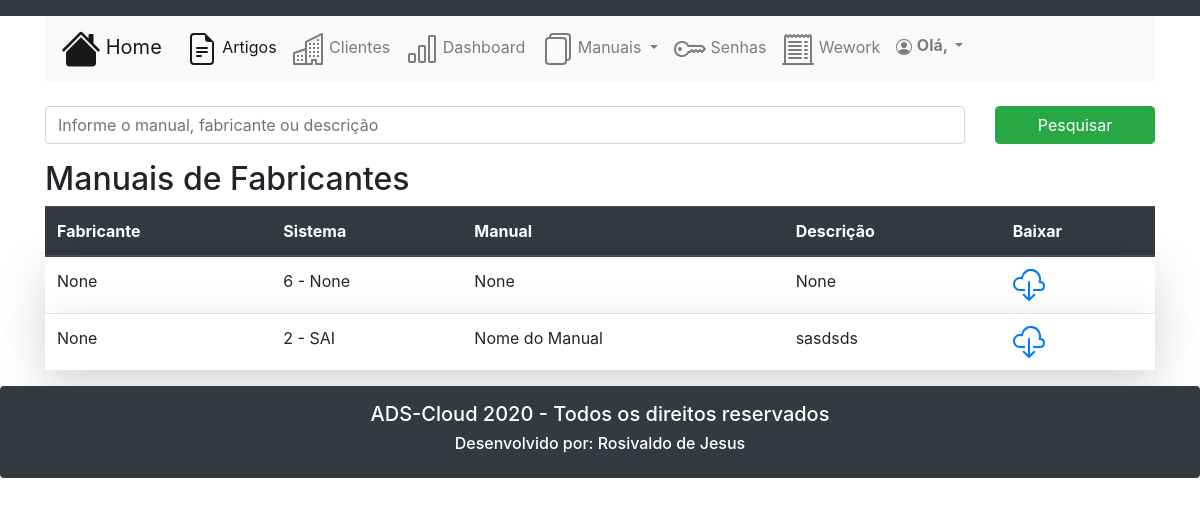
The app's page /manuaisFabricantes/ (signed in), older data.
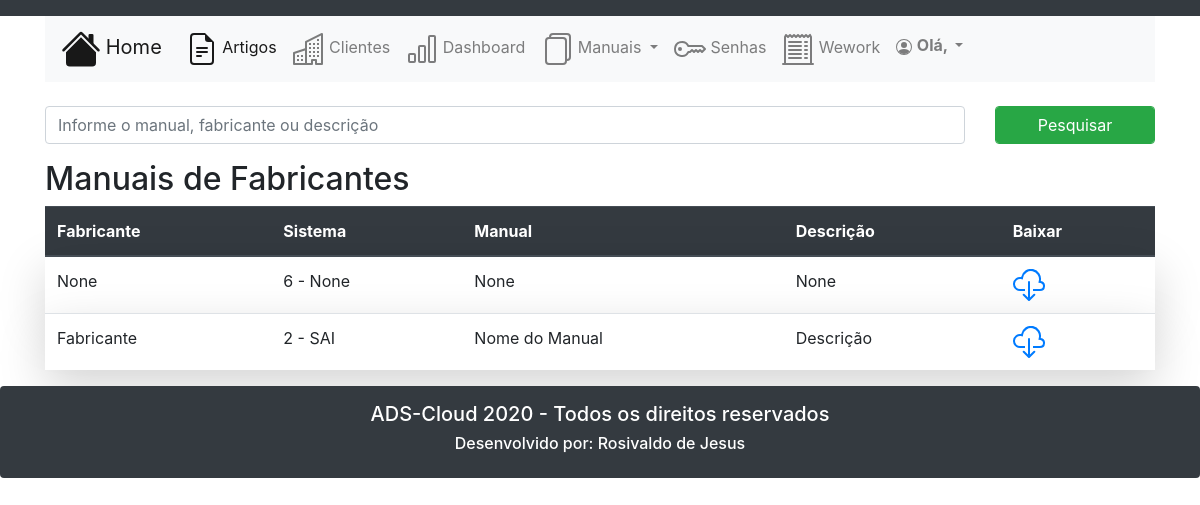
The same page, newer data.
### evertical/models.py (models this page shows, shortened)
class tbManuais(models.Model):
    manualNome = models.CharField(max_length=100, blank=True, null=True)
    manualLink = models.CharField(max_length=255, blank=True, null=True)
    manualDescricao = models.CharField(max_length=255, blank=True, null=True)
    manualFabricante = models.ForeignKey(tbFabricante, on_delete=models.CASCADE)
    manualSistema = models.ForeignKey(tbSistemas, on_delete=models.CASCADE)
    class Meta:
        db_table = 'tbManuais'
        verbose_name_plural = 'Manuais'

class tbFabricante(models.Model):
    sistemaFabricante = models.CharField(max_length=50, blank=True, null=True)
    class Meta:
        db_table = 'tbFabricante'
        verbose_name_plural = 'Sistema Fabricante'
    def __str__(self):
        return self.sistemaFabricante

class tbSistemas(models.Model):
    sistemasTipo = models.CharField(max_length=20, blank=True, null=True)
    class Meta:
        db_table = 'tbSistemas'
        verbose_name_plural = 'Sistemas'
    def __str__(self):
        return "{} - {}".format(self.id, self.sistemasTipo)

### evertical/views.py (the view)
# urls.py: path('manuaisFabricantes/', manuaisFabricantes),
@login_required(login_url='/login/')
def manuaisFabricantes(request):
    manualFabricante = tbManuais.objects.all().order_by('manualFabricante')
    queryset = request.GET.get('q')
    if queryset:
        manualFabricante = tbManuais.objects.filter(
            Q(manualNome__icontains=queryset) |
            Q(manualDescricao__icontains=queryset)
        )
    return render(request, 'manuaisFabricantes.html',{'manualFabricante':manualFabricante})

### templates/manuaisFabricantes.html (shortened to what this page needs)
{% extends "base.html" %}
{% load static %}
{% block content %}
<div class="container-xl">
	<section>
		<br>
      <form method="GET">
			<div class="row">
				<div class="form-group col-10">
					<input type="search" class="form-control"
						   placeholder="Informe o manual, fabricante ou descrição"
						   name="q" value="{{ request.GET.q }}">
				</div>
				<div class="form-group col-2">
					<button class=" form-control btn-success">Pesquisar</button>
				</div>
			</div>
		</form>
	</section>
	<section>
		<h2>Manuais de Fabricantes</h2>
		<table class="table table-striped">
			<thead class="thead-dark">
				<tr>
					<th>Fabricante</th>
					<th>Sistema</th>
					<th>Manual</th>
					<th>Descrição</th>
					<th>Baixar</th>
				</tr>
			</thead>
			<tbody>
				{% for manual in manualFabricante %}
				<tr class="shadow-lg p-3 mb-5 bg-white rounded ">
					<td>{{manual.manualFabricante}}</td>
					<td>{{manual.manualSistema}}</td>
					<td>{{manual.manualNome}}</td>
					<td>{{manual.manualDescricao}}</td>
					<td>
						<a href="{{manual.manualLink }}" target="_blanko"><b>
						</a>
					</td>
				</tr>
				{% endfor %}
			</tbody>
		</table>
	</section>
</div>
{% endblock %}s

### templates/base.html (shortened to what this page needs)
<!DOCTYPE html>
{% load static %}
<html lang="pt-br">
<head>
    <link rel="stylesheet" href="https://stackpath.bootstrapcdn.com/bootstrap/4.5.2/css/bootstrap.min.css">
    {% include "model-header.html" %}
</head>
<body>
{% block content %}
{% endblock %}
{% include "model-footer.html" %}
</body>
</html>

### templates/model-header.html (shortened to what this page needs)
<nav class="navbar navbar-expand-lg navbar-light bg-dark"></nav>
    <div class="container">
      <nav class="navbar navbar-expand-lg navbar-light bg-light ">
        {% if request.user.is_authenticated %}
        <a class="navbar-brand" href="/">
          <strong>
          </strong>
          Home
        </a>
        {% endif %}
        <div class="collapse navbar-collapse" id="navbarNavDropdown">
          <ul class="navbar-nav">
              {% if request.user.is_authenticated %}
            <li class="nav-item active">
              <a class="nav-link" href="/artigos/">
                Artigos
              </a>
            </li>
              {% endif %}
              {% if request.user.is_authenticated %}
            <li class="nav-item">
              <a class="nav-link" href="/clientes/">
                Clientes
              </a>
            </li>
              {% endif %}
              {% if request.user.is_authenticated %}
            <li class="nav-item">
              <a class="nav-link" href="/dashboard/">
                Dashboard
              </a>
            </li>
              {% endif %}
              {% if request.user.is_authenticated %}
            <li class="nav-item dropdown">
              <a class="nav-link dropdown-toggle" href="#" id="navbarDropdownMenuLink" role="button" data-toggle="dropdown" aria-haspopup="true" aria-expanded="false">
                Manuais
              </a>
            </li>
              {% endif %}
              {% if request.user.is_authenticated %}
            <li class="nav-item">
              <a class="nav-link" href="/senhasPadroes/">
                Senhas
              </a>
            </li>
              {% endif %}
              {% if request.user.is_authenticated %}
            <li class="nav-item">
              <a class="nav-link" href="/wework/">
                Wework
              </a>
            </li>
              {% endif %}
              {% if request.user.is_authenticated %}
                    <li class="nav-item dropdown">
                      <a class="nav-link dropdown-toggle" href="#" id="navbarDropdownMenuLink" role="button" data-toggle="dropdown" aria-haspopup="true" aria-expanded="false">
                        <strong>Olá, {{ request.user.get_full_name }}</strong>
                      </a>
                    </li>
                      {% endif %}
          </ul>
        </div>
      </nav>
    </div>

### templates/model-footer.html (shortened to what this page needs)
<div class="containers-xl">
    <section>
		<div class="card border-0 p-3 mb-2 bg-dark text-white" align="center">
		    <h5>ADS-Cloud 2020 - Todos os direitos reservados</h5>
			<div>
				<h6>Desenvolvido por: Rosivaldo de Jesus</h6>
			</div>
		</div>
</div>

Row changes from the older to the newer data that the page shows:
changed tbManuais "Nome do Manual": manualFabricante "None" → "Fabricante"; manualDescricao "sasdsds" → "Descrição"
